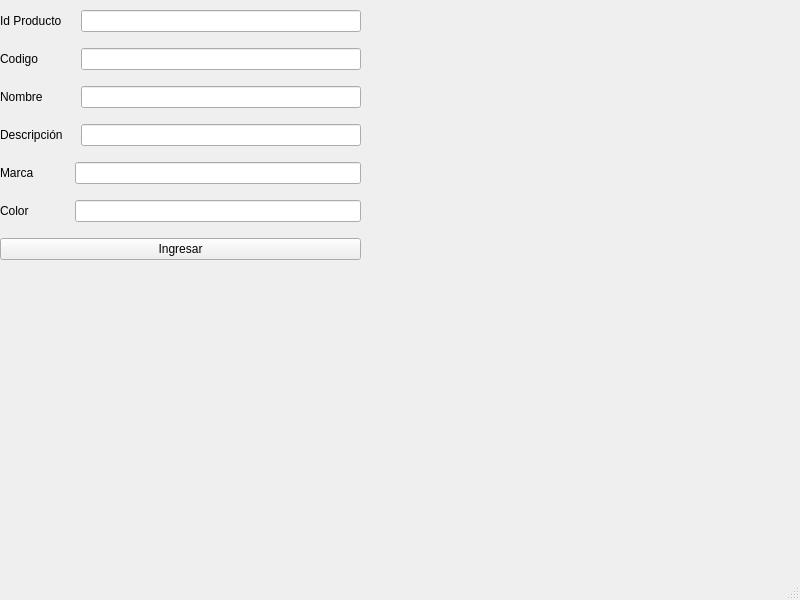
<?xml version="1.0" encoding="UTF-8"?>
<ui version="4.0">
 <class>MainWindow</class>
 <widget class="QMainWindow" name="MainWindow">
  <property name="geometry">
   <rect>
    <x>0</x>
    <y>0</y>
    <width>800</width>
    <height>600</height>
   </rect>
  </property>
  <property name="windowTitle">
   <string>MainWindow</string>
  </property>
  <widget class="QWidget" name="centralwidget">
   <widget class="QWidget" name="widget" native="true">
    <property name="geometry">
     <rect>
      <x>0</x>
      <y>0</y>
      <width>361</width>
      <height>271</height>
     </rect>
    </property>
    <property name="layoutDirection">
     <enum>Qt::LeftToRight</enum>
    </property>
    <layout class="QGridLayout" name="gridLayout">
     <item row="0" column="0" colspan="3">
      <widget class="QLabel" name="label">
       <property name="text">
        <string>Id Producto</string>
       </property>
      </widget>
     </item>
     <item row="1" column="0">
      <widget class="QLabel" name="label_2">
       <property name="text">
        <string>Codigo</string>
       </property>
      </widget>
     </item>
     <item row="0" column="3">
      <widget class="QLineEdit" name="le_id"/>
     </item>
     <item row="1" column="3">
      <widget class="QLineEdit" name="le_codigo"/>
     </item>
     <item row="2" column="0">
      <widget class="QLabel" name="label_3">
       <property name="text">
        <string>Nombre</string>
       </property>
      </widget>
     </item>
     <item row="4" column="2" colspan="2">
      <widget class="QLineEdit" name="le_marca"/>
     </item>
     <item row="2" column="3">
      <widget class="QLineEdit" name="le_nombre"/>
     </item>
     <item row="3" column="0">
      <widget class="QLabel" name="label_4">
       <property name="text">
        <string>Descripción</string>
       </property>
      </widget>
     </item>
     <item row="4" column="0">
      <widget class="QLabel" name="label_5">
       <property name="text">
        <string>Marca</string>
       </property>
      </widget>
     </item>
     <item row="5" column="0">
      <widget class="QLabel" name="label_6">
       <property name="text">
        <string>Color</string>
       </property>
      </widget>
     </item>
     <item row="5" column="2" colspan="2">
      <widget class="QLineEdit" name="le_color"/>
     </item>
     <item row="6" column="0" colspan="4">
      <widget class="QPushButton" name="btn_ingresar">
       <property name="text">
        <string>Ingresar</string>
       </property>
      </widget>
     </item>
     <item row="3" column="3">
      <widget class="QLineEdit" name="le_decsripcion"/>
     </item>
    </layout>
   </widget>
  </widget>
  <widget class="QMenuBar" name="menubar">
   <property name="geometry">
    <rect>
     <x>0</x>
     <y>0</y>
     <width>800</width>
     <height>25</height>
    </rect>
   </property>
  </widget>
  <widget class="QStatusBar" name="statusbar"/>
 </widget>
 <resources/>
 <connections/>
</ui>
